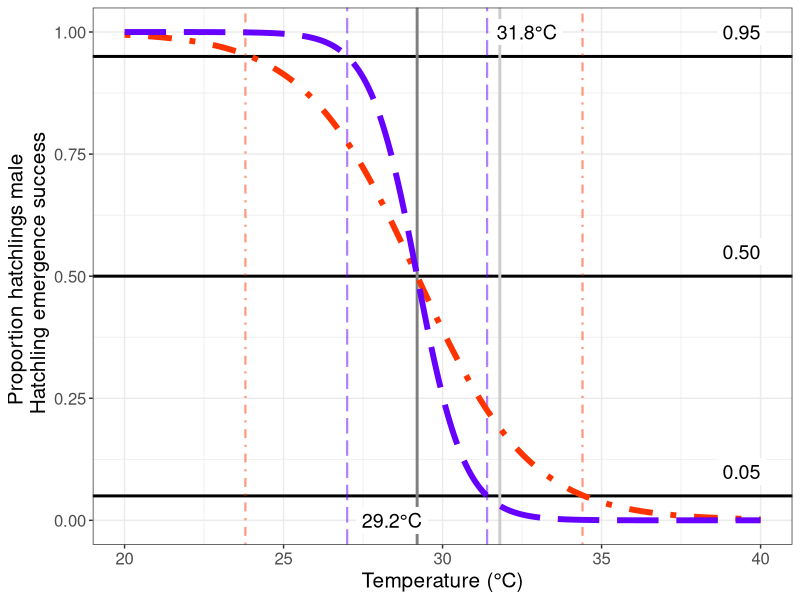

The R source for this figure:
# set working directory
setwd("~/Projects/iliketurtles3")

# load libraries
library(ggplot2)

# emergence success variables
hatch_success_A <- 0.86                   # logistic by temp - A
hatch_success_k <- -1.7                   # logistic by temp - beta
hatch_success_t0 <- 32.7                  # logistic by temp - t0

# temperatures
x <- seq(from = 20, to = 40, by = 0.01)

# patricio et al.
t_piv1 <- 29.2
# k1 <- -1.4 # Patricio et al 2017, TRT 
k1 <- -1.34
y1 <- round(1/(1 + exp(-k1*(x - t_piv1))), 5)

# embryogrowth (all greens)
t_piv2 <- 29.2
k2 <- -0.561
y2 <- round(1/(1 + exp(-k2*(x - t_piv2))), 5)

# emergence success
# ES <- hatch_success_A / (1 + exp(-hatch_success_k * (x - hatch_success_t0)))


# make dataframe
TRN <- data.frame(Temperature = x,
                  Population = rep(c('West Africa', 
                                     'Suriname'
                                     # 'Emergence Success'
                                     ), each = length(x)),
                  Proportion_Male = c(y1, 
                                      y2 
                                      # ES
                                      ))

# WA <- subset(TRN, Model == 'West Africa')
# SN <- subset(TRN, Model == 'Suriname')

# plot
fig <- ggplot(data = TRN, aes(x = Temperature, y = Proportion_Male, 
                              col = Population, lty = Population)) +
  geom_hline(yintercept = c(0.05, 0.50, 0.95), lwd = 1, lty = 1) +
  geom_vline(xintercept = 29.2, col = 'gray50', lwd = 1, lty = 1) +
  geom_vline(xintercept = 31.8, col = 'gray80', lwd = 1, lty = 1) +
  geom_vline(xintercept = 27, col = '#6600FF', lty = 5, 
             lwd = 0.75, alpha = 0.5) +
  geom_vline(xintercept = 31.4, col = '#6600FF', lty = 5, 
             lwd = 0.75, alpha = 0.5) +
  geom_vline(xintercept = 34.4, col = '#FF3300', lty = 4, 
             lwd = 0.75, alpha = 0.5) +
  geom_vline(xintercept = 23.8, col = '#FF3300', lty = 4, 
             lwd = 0.75, alpha = 0.5) +
  geom_line(lwd = 2) +
  scale_color_manual(values = c(
    # '#33CC33', 
                                '#FF3300', '#6600FF')) +
  scale_linetype_manual(values = c(
    # 1, 
    4, 5)) +
  ylab('Proportion hatchlings male \n Hatchling emergence success') +
  xlab('Temperature (\u00B0C)') +
  theme_bw() +
  theme(axis.text = element_text(size = 12), 
        axis.title = element_text(size = 15),
        # legend.text = element_text(size = 12),
        # legend.title = element_text(size = 15),
        # legend.position = 'top',
        # # legend.position = 'inside', 
        # # legend.position.inside = c(0.8, 0.75),
        # legend.key.width = unit(9.63, "line"), 
        legend.position = 'none') +
  annotate("label", x = 39.4, y = 0.1, label = "0.05", size = 5, 
           label.size = 0) +
  annotate("label", x = 39.4, y = 0.55, label = "0.50", size = 5, 
           label.size = 0) +
  annotate("label", x = 39.4, y = 1.00, label = "0.95", size = 5, 
           label.size = 0) +
  annotate("label", x = 28.4, y = 0, label = "29.2\u00B0C", size = 5, 
           label.size = 0) +
  annotate("label", x = 32.65, y = 1, label = "31.8\u00B0C", size = 5, 
           label.size = 0)


fig

# ggsave("figures/thermal_reaction_norms.png", 
#        plot = last_plot(), 
#        height = 5, 
#        width = 8)
